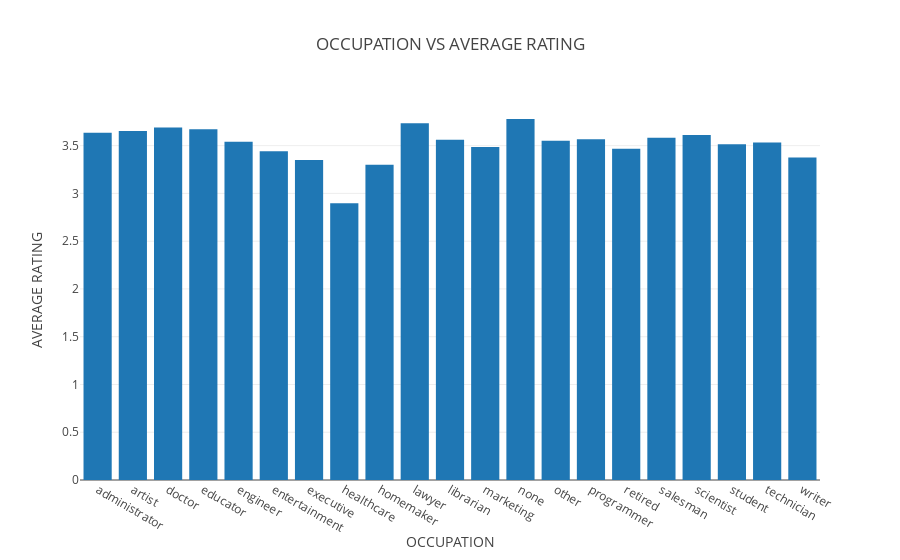

Here is the notebook cell this chart was saved with:
### Code cell
trace1 = go.Bar(
    x= list(merge1.groupby('occupation').mean().rating.index),
    y= merge1.groupby('occupation').mean().rating.tolist(),
)
data = [trace1]
layout = dict(
    title='OCCUPATION VS AVERAGE RATING',
    xaxis=dict(
        title='OCCUPATION'
    ),
    yaxis=dict(
        title='AVERAGE RATING'
    ),
    legend=dict(
        traceorder='reversed',
        font=dict(size=16)
    )
)
fig = dict(data=data, layout=layout)
plot.iplot(fig, filename='Occupation vs Average Rating')

### Figure 1 — Plotly figure (JSON) as saved in the notebook; plotly's stock layout.template omitted (floating-point values rounded to 4 significant figures)
{"data": [{"type": "bar", "x": ["administrator", "artist", "doctor", "educator", "engineer", "entertainment", "executive", "healthcare", "homemaker", "lawyer", "librarian", "marketing", "none", "other", "programmer", "retired", "salesman", "scientist", "student", "technician", "writer"], "y": [3.636, 3.653, 3.689, 3.671, 3.541, 3.441, 3.349, 2.896, 3.301, 3.735, 3.561, 3.486, 3.779, 3.552, 3.568, 3.467, 3.583, 3.611, 3.515, 3.532, 3.376]}], "layout": {"legend": {"font": {"size": 16}, "traceorder": "reversed"}, "title": "OCCUPATION VS AVERAGE RATING", "xaxis": {"title": "OCCUPATION"}, "yaxis": {"title": "AVERAGE RATING"}}}
